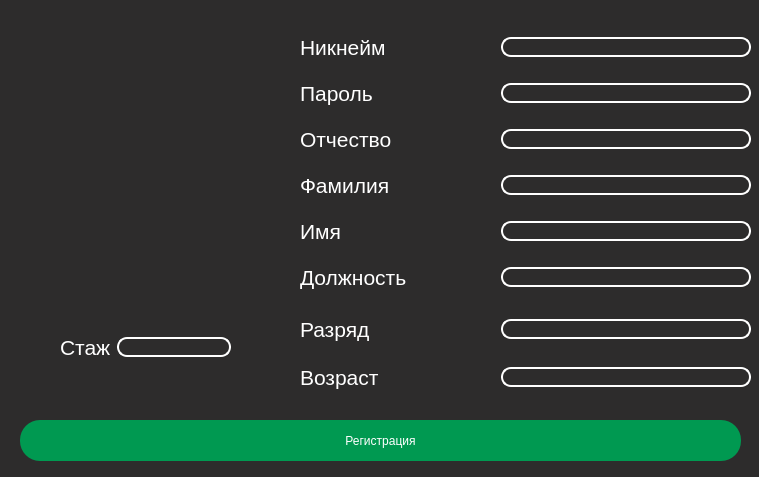
<?xml version="1.0" encoding="UTF-8"?>
<ui version="4.0">
 <class>Dialog</class>
 <widget class="QDialog" name="Dialog">
  <property name="geometry">
   <rect>
    <x>0</x>
    <y>0</y>
    <width>759</width>
    <height>477</height>
   </rect>
  </property>
  <property name="windowTitle">
   <string>Dialog</string>
  </property>
  <property name="styleSheet">
   <string notr="true">background-color: rgb(45, 44, 44);
color: white;
</string>
  </property>
  <widget class="QStackedWidget" name="stackedWidget">
   <property name="geometry">
    <rect>
     <x>10</x>
     <y>10</y>
     <width>812</width>
     <height>551</height>
    </rect>
   </property>
   <property name="styleSheet">
    <string notr="true">background-color: rgb(45, 44, 44);</string>
   </property>
   <property name="currentIndex">
    <number>1</number>
   </property>
   <widget class="QWidget" name="education_page_3"/>
   <widget class="QWidget" name="acc_page_3">
    <widget class="QLabel" name="label_52">
     <property name="geometry">
      <rect>
       <x>0</x>
       <y>0</y>
       <width>271</width>
       <height>271</height>
      </rect>
     </property>
     <property name="minimumSize">
      <size>
       <width>40</width>
       <height>40</height>
      </size>
     </property>
     <property name="text">
      <string/>
     </property>
     <property name="pixmap">
      <pixmap resource="resourses.qrc">:/res/kisspng-user-profile-2018-in-sight-user-conference-expo-5b554c0968c377.0307553315323166814291-fotor-bg-remover-20241102121640.png</pixmap>
     </property>
     <property name="scaledContents">
      <bool>true</bool>
     </property>
    </widget>
    <widget class="QWidget" name="layoutWidget_7">
     <property name="geometry">
      <rect>
       <x>50</x>
       <y>320</y>
       <width>171</width>
       <height>35</height>
      </rect>
     </property>
     <layout class="QHBoxLayout" name="horizontalLayout_27">
      <item>
       <widget class="QLabel" name="label_53">
        <property name="font">
         <font>
          <pointsize>16</pointsize>
         </font>
        </property>
        <property name="text">
         <string>Стаж</string>
        </property>
       </widget>
      </item>
      <item>
       <widget class="QLineEdit" name="lineEdit_expirience_reg">
        <property name="maximumSize">
         <size>
          <width>250</width>
          <height>16777215</height>
         </size>
        </property>
        <property name="sizeIncrement">
         <size>
          <width>0</width>
          <height>0</height>
         </size>
        </property>
        <property name="styleSheet">
         <string notr="true">QLineEdit {
	border: 2px solid white;
	border-radius: 10px;
	color: white;

}</string>
        </property>
       </widget>
      </item>
     </layout>
    </widget>
    <widget class="QWidget" name="layoutWidget_8">
     <property name="geometry">
      <rect>
       <x>290</x>
       <y>300</y>
       <width>451</width>
       <height>39</height>
      </rect>
     </property>
     <layout class="QHBoxLayout" name="horizontalLayout_28">
      <item>
       <widget class="QLabel" name="label_59">
        <property name="font">
         <font>
          <pointsize>16</pointsize>
         </font>
        </property>
        <property name="text">
         <string>Разряд</string>
        </property>
       </widget>
      </item>
      <item>
       <widget class="QLineEdit" name="lineEdit_level_reg">
        <property name="maximumSize">
         <size>
          <width>250</width>
          <height>16777215</height>
         </size>
        </property>
        <property name="sizeIncrement">
         <size>
          <width>0</width>
          <height>0</height>
         </size>
        </property>
        <property name="styleSheet">
         <string notr="true">QLineEdit {
	border: 2px solid white;
	border-radius: 10px;
	color: white;

}</string>
        </property>
       </widget>
      </item>
     </layout>
    </widget>
    <widget class="QWidget" name="layoutWidget_9">
     <property name="geometry">
      <rect>
       <x>290</x>
       <y>10</y>
       <width>451</width>
       <height>289</height>
      </rect>
     </property>
     <layout class="QVBoxLayout" name="verticalLayout_11">
      <item>
       <layout class="QHBoxLayout" name="horizontalLayout_32">
        <item>
         <widget class="QLabel" name="label_61">
          <property name="font">
           <font>
            <pointsize>16</pointsize>
           </font>
          </property>
          <property name="text">
           <string>Никнейм</string>
          </property>
         </widget>
        </item>
        <item>
         <widget class="QLineEdit" name="lineEdit_login_reg">
          <property name="maximumSize">
           <size>
            <width>250</width>
            <height>16777215</height>
           </size>
          </property>
          <property name="sizeIncrement">
           <size>
            <width>0</width>
            <height>0</height>
           </size>
          </property>
          <property name="styleSheet">
           <string notr="true">QLineEdit {
	border: 2px solid white;
	border-radius: 10px;
	color: white;

}</string>
          </property>
         </widget>
        </item>
       </layout>
      </item>
      <item>
       <layout class="QHBoxLayout" name="horizontalLayout_33">
        <item>
         <widget class="QLabel" name="label_63">
          <property name="font">
           <font>
            <pointsize>16</pointsize>
           </font>
          </property>
          <property name="text">
           <string>Пароль</string>
          </property>
         </widget>
        </item>
        <item>
         <widget class="QLineEdit" name="lineEdit_paswword_reg">
          <property name="maximumSize">
           <size>
            <width>250</width>
            <height>16777215</height>
           </size>
          </property>
          <property name="sizeIncrement">
           <size>
            <width>0</width>
            <height>0</height>
           </size>
          </property>
          <property name="styleSheet">
           <string notr="true">QLineEdit {
	border: 2px solid white;
	border-radius: 10px;
	color: white;

}</string>
          </property>
         </widget>
        </item>
       </layout>
      </item>
      <item>
       <layout class="QHBoxLayout" name="horizontalLayout_34">
        <item>
         <widget class="QLabel" name="label_65">
          <property name="font">
           <font>
            <pointsize>16</pointsize>
           </font>
          </property>
          <property name="text">
           <string>Отчество</string>
          </property>
         </widget>
        </item>
        <item>
         <widget class="QLineEdit" name="lineEdit_midlname_reg">
          <property name="maximumSize">
           <size>
            <width>250</width>
            <height>16777215</height>
           </size>
          </property>
          <property name="sizeIncrement">
           <size>
            <width>0</width>
            <height>0</height>
           </size>
          </property>
          <property name="styleSheet">
           <string notr="true">QLineEdit {
	border: 2px solid white;
	border-radius: 10px;
	color: white;

}</string>
          </property>
         </widget>
        </item>
       </layout>
      </item>
      <item>
       <layout class="QHBoxLayout" name="horizontalLayout_35">
        <item>
         <widget class="QLabel" name="label_67">
          <property name="font">
           <font>
            <pointsize>16</pointsize>
           </font>
          </property>
          <property name="text">
           <string>Фамилия</string>
          </property>
         </widget>
        </item>
        <item>
         <widget class="QLineEdit" name="lineEdit_secondname_reg">
          <property name="maximumSize">
           <size>
            <width>250</width>
            <height>16777215</height>
           </size>
          </property>
          <property name="sizeIncrement">
           <size>
            <width>0</width>
            <height>0</height>
           </size>
          </property>
          <property name="styleSheet">
           <string notr="true">QLineEdit {
	border: 2px solid white;
	border-radius: 10px;
	color: white;

}</string>
          </property>
         </widget>
        </item>
       </layout>
      </item>
      <item>
       <layout class="QHBoxLayout" name="horizontalLayout_36">
        <item>
         <widget class="QLabel" name="label_69">
          <property name="font">
           <font>
            <pointsize>16</pointsize>
           </font>
          </property>
          <property name="text">
           <string>Имя</string>
          </property>
         </widget>
        </item>
        <item>
         <widget class="QLineEdit" name="lineEdit_name_reg">
          <property name="maximumSize">
           <size>
            <width>250</width>
            <height>16777215</height>
           </size>
          </property>
          <property name="sizeIncrement">
           <size>
            <width>0</width>
            <height>0</height>
           </size>
          </property>
          <property name="styleSheet">
           <string notr="true">QLineEdit {
	border: 2px solid white;
	border-radius: 10px;
	color: white;

}</string>
          </property>
         </widget>
        </item>
       </layout>
      </item>
      <item>
       <layout class="QHBoxLayout" name="horizontalLayout_37">
        <item>
         <widget class="QLabel" name="label_71">
          <property name="font">
           <font>
            <pointsize>16</pointsize>
           </font>
          </property>
          <property name="text">
           <string>Должность</string>
          </property>
         </widget>
        </item>
        <item>
         <widget class="QLineEdit" name="lineEdit_post_reg">
          <property name="maximumSize">
           <size>
            <width>250</width>
            <height>16777215</height>
           </size>
          </property>
          <property name="sizeIncrement">
           <size>
            <width>0</width>
            <height>0</height>
           </size>
          </property>
          <property name="styleSheet">
           <string notr="true">QLineEdit {
	border: 2px solid white;
	border-radius: 10px;
	color: white;

}</string>
          </property>
         </widget>
        </item>
       </layout>
      </item>
     </layout>
    </widget>
    <widget class="QPushButton" name="pushButton_reg_reg">
     <property name="geometry">
      <rect>
       <x>10</x>
       <y>410</y>
       <width>721</width>
       <height>41</height>
      </rect>
     </property>
     <property name="styleSheet">
      <string notr="true">background-color: rgb(0, 153, 81);
color: white;
border-radius: 20px;</string>
     </property>
     <property name="text">
      <string>Регистрация</string>
     </property>
    </widget>
    <widget class="QWidget" name="">
     <property name="geometry">
      <rect>
       <x>290</x>
       <y>350</y>
       <width>451</width>
       <height>35</height>
      </rect>
     </property>
     <layout class="QHBoxLayout" name="horizontalLayout">
      <item>
       <widget class="QLabel" name="label_55">
        <property name="font">
         <font>
          <pointsize>16</pointsize>
         </font>
        </property>
        <property name="text">
         <string>Возраст</string>
        </property>
       </widget>
      </item>
      <item>
       <widget class="QLineEdit" name="lineEdit_age_reg">
        <property name="maximumSize">
         <size>
          <width>250</width>
          <height>16777215</height>
         </size>
        </property>
        <property name="sizeIncrement">
         <size>
          <width>0</width>
          <height>0</height>
         </size>
        </property>
        <property name="styleSheet">
         <string notr="true">QLineEdit {
	border: 2px solid white;
	border-radius: 10px;
	color: white;

}</string>
        </property>
       </widget>
      </item>
     </layout>
    </widget>
   </widget>
   <widget class="QWidget" name="order_page_3">
    <widget class="QLineEdit" name="lineEdit_id_input_3">
     <property name="geometry">
      <rect>
       <x>30</x>
       <y>50</y>
       <width>261</width>
       <height>30</height>
      </rect>
     </property>
     <property name="styleSheet">
      <string notr="true">QLineEdit {
	border: 2px solid white;
	border-radius: 10px;
	color: white;

}</string>
     </property>
    </widget>
    <widget class="QLineEdit" name="lineEdit_coment_input_3">
     <property name="geometry">
      <rect>
       <x>30</x>
       <y>120</y>
       <width>761</width>
       <height>201</height>
      </rect>
     </property>
     <property name="styleSheet">
      <string notr="true">QLineEdit {
	border: 2px solid white;
	border-radius: 10px;
	color: white;

}</string>
     </property>
     <property name="text">
      <string/>
     </property>
    </widget>
    <widget class="QLabel" name="label_73">
     <property name="geometry">
      <rect>
       <x>30</x>
       <y>90</y>
       <width>261</width>
       <height>16</height>
      </rect>
     </property>
     <property name="text">
      <string>Введите личный коментарий(по желанию)</string>
     </property>
    </widget>
    <widget class="QLabel" name="label_74">
     <property name="geometry">
      <rect>
       <x>30</x>
       <y>30</y>
       <width>141</width>
       <height>16</height>
      </rect>
     </property>
     <property name="text">
      <string>Введите номер станка</string>
     </property>
    </widget>
    <widget class="QPushButton" name="pushButton_send_order_3">
     <property name="geometry">
      <rect>
       <x>40</x>
       <y>330</y>
       <width>161</width>
       <height>41</height>
      </rect>
     </property>
     <property name="styleSheet">
      <string notr="true">background-color: rgb(0, 153, 81);
color: white;
border-radius: 20px;</string>
     </property>
     <property name="text">
      <string>Отправить заявку</string>
     </property>
    </widget>
   </widget>
   <widget class="QWidget" name="setting_page_3"/>
  </widget>
 </widget>
 <resources>
  <include location="resourses.qrc"/>
  <include location="🤡Project🤡/resourses.qrc"/>
  <include location="../resourses.qrc"/>
 </resources>
 <connections/>
</ui>
